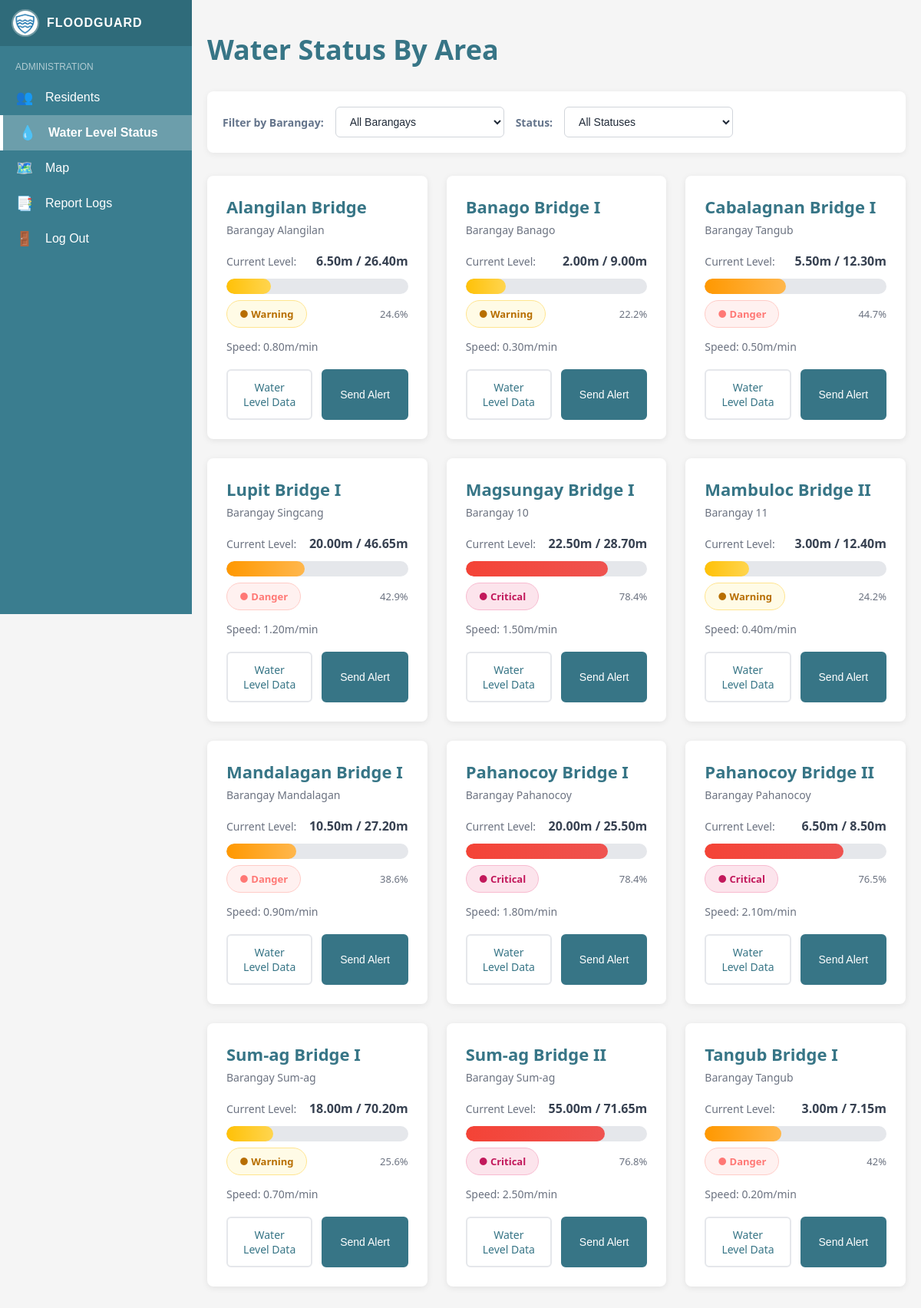
The app's page /views/admin-water-status.php (signed in) with its own data.
### tables this page shows
CREATE TABLE `affected_areas` (
  `id` int(10) UNSIGNED NOT NULL,
  `name` varchar(100) NOT NULL,
  `location` varchar(150) NOT NULL,
  `current_level` decimal(5,2) NOT NULL DEFAULT 0.00,
  `max_level` decimal(5,2) NOT NULL DEFAULT 0.00,
  `speed` decimal(5,2) NOT NULL DEFAULT 0.00,
  `updated_at` timestamp NOT NULL DEFAULT current_timestamp() ON UPDATE current_timestamp()
);

### controllers/admin-sidebar-controller.php (called while the page is built)
<?php
$water_pages = [
    'admin-water-status.php',
    'admin-edit-water-level-data.php'
];
?>

### models/affected_areas.php (called while the page is built, shortened)
<?php
function get_all_affected_areas($conn) {
    $areas = [];
    $query = "SELECT id, name, location, current_level, max_level, speed, updated_at
              FROM affected_areas
              ORDER BY name ASC";
    $result = $conn->query($query);
    if ($result && $result->num_rows > 0) {
        while ($row = $result->fetch_assoc()) {
            $areas[] = $row;
        }
    }
    return $areas;
}
?>

### views/admin-water-status.php (the view, shortened to what this page needs)
<?php
include '../controllers/admin-water-level-status-controller.php';
?>
<!DOCTYPE html>
<html lang="en">
<head>
    <link rel="stylesheet" href="../assets/css/adminwaterstatus.css">
</head>
<body>
<?php include 'include/admin-sidebar.php'; ?>
<main class="water-status-page">
<div class="container">
    <div class="page-header">
        <h1 class="page-title">Water Status By Area</h1>
    </div>
    <div class="filter-box">
        <form method="GET" class="filter-form">
            <label for="locationFilter">Filter by Barangay:</label>
            <select id="locationFilter" name="location" onchange="this.form.submit()">
                <option value="">All Barangays</option>
            </select>
            <label for="statusFilter">Status:</label>
            <select id="statusFilter" name="status" onchange="this.form.submit()">
                <?php foreach ($statusOptions as $key => $label): ?>
                    <option value="<?= htmlspecialchars($key) ?>" <?= ($selectedStatus === $key) ? 'selected' : '' ?>>
                        <?= htmlspecialchars($label) ?>
                    </option>
                <?php endforeach; ?>
            </select>
        </form>
    </div>
    <div class="bridge-grid">
        <?php if (empty($waterStatusData)): ?>
            <div class="no-data-message">
                <p>No affected areas data available.</p>
            </div>
        <?php else: ?>
        <?php foreach($waterStatusData as $bridge): ?>
        <div class="bridge-card">
            <h2 class="bridge-name">
                <?= $bridge['bridge_name'] ?>
            </h2>
            <p class="bridge-location">
                <?= $bridge['location'] ?>
            </p>
            <div class="level-info">
                <span class="level-label">Current Level:</span>
                <span class="level-value">
                    <?= $bridge['current_level'] ?>
                    /
                    <?= $bridge['max_level'] ?>
                </span>
            </div>
            <div class="progress-bar">
                <div class="progress-fill <?= getProgressClass($bridge['status']) ?>"
                     style="width: <?= $bridge['percentage'] ?>%">
                </div>
            </div>
            <div class="progress-info-row">
                <div class="status-display">
                    <?= getStatusBadge($bridge['status']) ?>
                </div>
                <p class="progress-percentage">
                    <?= $bridge['percentage'] ?>%
                </p>
            </div>
            <p class="speed-info">
                Speed: <?= $bridge['speed'] ?>
            </p>
            <div class="button-group">
                <a href="admin-edit-water-level-data.php" class="btn btn-outline">
                    Water Level Data
                </a>
                <button class="btn btn-primary">
                    Send Alert
                </button>
            </div>
        </div>
        <?php endforeach; ?>
        <?php endif; ?>
    </div>
</div>
</main>
</body>
</html>

### views/include/admin-sidebar.php (shortened to what this page needs)
<?php
$current_page = basename($_SERVER['PHP_SELF']);
include '../controllers/admin-sidebar-controller.php';
?>
<link rel="stylesheet" href="../assets/css/sidebar.css">
<aside class="sidebar" id="sidebar">
    <div class="sidebar-header">
        <div class="brand" id="logoToggle">
            <img src="../assets/images/FloodGuard_logo.png" class="logo" alt="FloodGuard Logo">
            <span class="logo-text">FLOODGUARD</span>
        </div>
    </div>
    <ul class="menu">
        <li class="menu-title">Administration</li>
        <li>
            <a href="admin-dashboard.php"
               class="<?= $current_page == 'admin-dashboard.php' ? 'active' : '' ?>">
                <span class="icon">👥</span>
                <span class="text">Residents</span>
            </a>
        </li>
        <li>
            <a href="admin-water-status.php"
            class="<?= in_array($current_page, $water_pages) ? 'active' : '' ?>">
                <span class="icon">💧</span>
                <span class="text">Water Level Status</span>
            </a>
        </li>
        <li>
            <a href="admin-map-edit.php"
               class="<?= $current_page == 'admin-map-edit.php' ? 'active' : '' ?>">
                <span class="icon">🗺️</span>
                <span class="text">Map</span>
            </a>
        </li>
        <li>
            <a href="admin-report-log.php"
               class="<?= $current_page == 'admin-report-log.php' ? 'active' : '' ?>">
                <span class="icon">📑</span>
                <span class="text">Report Logs</span>
            </a>
        </li>
        <li>
            <a href="../controllers/log-out.php">
                <span class="icon">🚪</span>
                <span class="text">Log Out</span>
            </a>
        </li>
    </ul>
</aside>

### controllers/admin-water-level-status-controller.php (shortened to what this page needs)
<?php
require_once __DIR__ . '/../config/config.php';
require_once __DIR__ . '/../models/affected_areas.php';
$selectedLocation = isset($_GET['location']) ? trim($_GET['location']) : '';
$selectedStatus = isset($_GET['status']) ? trim($_GET['status']) : '';
$affected_areas_data = $selectedLocation
    ? get_affected_areas_by_location($conn, $selectedLocation)
    : get_all_affected_areas($conn);
$statusOptions = [
    '' => 'All Statuses',
    'warning' => 'Warning',
    'danger' => 'Danger',
    'critical' => 'Critical'
];
$waterStatusData = [];
if ($affected_areas_data) {
    foreach ($affected_areas_data as $row) {
        $maxLevel = (float)$row['max_level'];
        $currentLevel = (float)$row['current_level'];
        $percentage = ($maxLevel > 0) ? min(100, ($currentLevel / $maxLevel) * 100) : 0;
        if ($percentage < 30) {
            $statusClass = 'warning';
        } elseif ($percentage < 75) {
            $statusClass = 'danger';
        } else {
            $statusClass = 'critical';
        }
        $waterStatusData[] = [
            'id' => (int)$row['id'],
            'bridge_name' => htmlspecialchars($row['name']),
            'location' => htmlspecialchars($row['location']),
            'current_level' => number_format($currentLevel, 2) . 'm',
            'max_level' => number_format($maxLevel, 2) . 'm',
            'speed' => number_format((float)$row['speed'], 2) . 'm/min',
            'status' => $statusClass,
            'percentage' => round($percentage, 1),
            'updated_at' => $row['updated_at']
        ];
    }
}
function getProgressClass($status) {
    return "progress-" . $status;
}
function getStatusBadge($status) {
    switch (strtolower($status)) {
        case 'warning':
            return '<span class="status-badge status-warning">● Warning</span>';
        case 'danger':
            return '<span class="status-badge status-danger">● Danger</span>';
        case 'critical':
            return '<span class="status-badge status-critical">● Critical</span>';
    }
}
?>

### assets/css/adminwaterstatus.css (style rules this page uses)
* { margin: 0; padding: 0; box-sizing: border-box; }
body { font-family: system-ui, -apple-system, BlinkMacSystemFont, 'Segoe UI', Roboto, Oxygen, Ubuntu, Cantarell, 'Open Sans', 'Helvetica Neue', sans-serif; background-color: #f5f5f5; }
.water-status-page { padding: 40px 20px; min-height: 600px; }
.container { max-width: 1200px; margin: 0 auto; }
.page-header { margin-bottom: 30px; }
.page-title { color: #377586; font-size: 36px; font-weight: 600; margin-bottom: 8px; }
.filter-box { background: white; border-radius: 8px; padding: 20px; margin-bottom: 30px; box-shadow: 0 2px 8px rgba(0, 0, 0, 0.06); }
.filter-form { display: flex; align-items: center; gap: 15px; }
.filter-box label { font-size: 14px; color: #64748b; font-weight: 600; white-space: nowrap; }
.filter-box select { padding: 10px 14px; border: 1px solid #d1d5db; border-radius: 6px; background: white; color: #1f2937; font-size: 14px; font-weight: 500; cursor: pointer; min-width: 220px; transition: all 0.2s ease; }
.bridge-grid { display: grid; grid-template-columns: repeat(3, 1fr); gap: 25px; margin-bottom: 40px; }
.bridge-card { background: white; border-radius: 8px; padding: 25px; box-shadow: 0 2px 8px rgba(0, 0, 0, 0.08); }
.bridge-name { font-size: 22px; font-weight: 600; color: #377586; margin-bottom: 6px; }
.bridge-location { font-size: 14px; color: #6b7280; margin-bottom: 20px; }
.level-info { display: flex; justify-content: space-between; align-items: center; margin-bottom: 12px; }
.level-label { font-size: 14px; color: #6b7280; }
.level-value { font-size: 16px; font-weight: 600; color: #374151; }
.progress-bar { width: 100%; height: 20px; background-color: #e5e7eb; border-radius: 10px; overflow: hidden; margin-bottom: 8px; }
.progress-fill { height: 100%; border-radius: 10px; transition: width 0.3s ease; }
.progress-warning { background: linear-gradient(90deg, #FFC107, #FFD54F); }
.progress-danger { background: linear-gradient(90deg, #FF9800, #FFB74D); }
.progress-critical { background: linear-gradient(90deg, #F44336, #EF5350); }
.progress-info-row { display: flex; justify-content: space-between; align-items: center; margin-bottom: 15px; margin-top: 8px; }
.progress-percentage { font-size: 13px; color: #6b7280; font-weight: 500; margin: 0; }
.status-display { margin: 0; text-align: left; }
.status-badge { display: inline-block; padding: 8px 16px; border-radius: 20px; font-size: 13px; font-weight: 600; }
.status-warning { background: #fffbe6; color: #b76e00; border: 1px solid #ffe58f; }
.status-danger { background: #fff1f0; color: #ff7875; border: 1px solid #ffccc7; }
.status-critical { background: #fce4ec; color: #c2185b; border: 1px solid #f8bbd0; }
.speed-info { font-size: 14px; color: #6b7280; margin-bottom: 20px; }
.button-group { display: flex; gap: 12px; }
.btn { flex: 1; padding: 12px 20px; border-radius: 6px; font-size: 14px; font-weight: 500; cursor: pointer; transition: all 0.3s; text-align: center; text-decoration: none; display: inline-block; }
.btn-outline { background: white; color: #377586; border: 2px solid #e5e7eb; }
.btn-primary { background: #377586; color: white; border: 2px solid #377586; }

### assets/css/sidebar.css (style rules this page uses)
.sidebar, .sidebar * { font-family: Arial, sans-serif; }
.sidebar { width: 250px; height: 100vh; background: #3a7d8f; color: white; position: fixed; left: 0; top: 0; overflow: hidden; transition: width 0.3s ease; }
.sidebar-header { display: flex; align-items: center; justify-content: space-between; padding: 12px 15px; background: #2f6b7a; }
.brand { display: flex; align-items: center; gap: 10px; cursor: default; pointer-events: none; transition: all 0.3s ease; }
.logo { width: 36px; height: 36px; border-radius: 50%; object-fit: cover; border: 2px solid rgba(255,255,255,0.3); transition: all 0.3s ease; }
.logo-text { font-weight: bold; letter-spacing: 1px; transition: opacity 0.3s ease 0.25s; }
.menu { list-style: none; padding: 10px 0; }
.menu-title { font-size: 12px; padding: 10px 20px; opacity: 0.6; text-transform: uppercase; transition: opacity 0.3s ease 0.25s; }
.menu li a { display: flex; align-items: center; gap: 15px; padding: 12px 20px; color: white; text-decoration: none; transition: all 0.3s ease 0.25s; }
.menu li a.active { background: rgba(255,255,255,0.25); border-left: 4px solid white; font-weight: bold; pointer-events: none; }
.icon { font-size: 18px; width: 24px; text-align: center; transition: opacity 0.3s ease; }
main { margin-left: 250px; transition: margin-left 0.3s ease; }

### records on screen
affected_areas: name "Alangilan Bridge", location "Barangay Alangilan", current_level "6.50m", max_level "26.40m", shows "● Warning", percentage "24.6", speed "0.80m/min"
affected_areas: name "Banago Bridge I", location "Barangay Banago", current_level "2.00m", max_level "9.00m", shows "● Warning", percentage "22.2", speed "0.30m/min"
affected_areas: name "Cabalagnan Bridge I", location "Barangay Tangub", current_level "5.50m", max_level "12.30m", shows "● Danger", percentage "44.7", speed "0.50m/min"
affected_areas: name "Lupit Bridge I", location "Barangay Singcang", current_level "20.00m", max_level "46.65m", shows "● Danger", percentage "42.9", speed "1.20m/min"
affected_areas: name "Magsungay Bridge I", location "Barangay 10", current_level "22.50m", max_level "28.70m", shows "● Critical", percentage "78.4", speed "1.50m/min"
affected_areas: name "Mambuloc Bridge II", location "Barangay 11", current_level "3.00m", max_level "12.40m", shows "● Warning", percentage "24.2", speed "0.40m/min"
affected_areas: name "Mandalagan Bridge I", location "Barangay Mandalagan", current_level "10.50m", max_level "27.20m", shows "● Danger", percentage "38.6", speed "0.90m/min"
affected_areas: name "Pahanocoy Bridge I", location "Barangay Pahanocoy", current_level "20.00m", max_level "25.50m", shows "● Critical", percentage "78.4", speed "1.80m/min"
affected_areas: name "Pahanocoy Bridge II", location "Barangay Pahanocoy", current_level "6.50m", max_level "8.50m", shows "● Critical", percentage "76.5", speed "2.10m/min"
affected_areas: name "Sum-ag Bridge I", location "Barangay Sum-ag", current_level "18.00m", max_level "70.20m", shows "● Warning", percentage "25.6", speed "0.70m/min"
affected_areas: name "Sum-ag Bridge II", location "Barangay Sum-ag", current_level "55.00m", max_level "71.65m", shows "● Critical", percentage "76.8", speed "2.50m/min"
affected_areas: name "Tangub Bridge I", location "Barangay Tangub", current_level "3.00m", max_level "7.15m", shows "● Danger", percentage "42", speed "0.20m/min"

### other values on screen
form field status "All Statuses"
